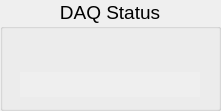
  <widget class="QGroupBox" name="groupBox_3" >
   <property name="geometry" >
    <rect>
     <x>9</x>
     <y>152</y>
     <width>221</width>
     <height>111</height>
    </rect>
   </property>
   <property name="maximumSize" >
    <size>
     <width>250</width>
     <height>170</height>
    </size>
   </property>
   <property name="font" >
    <font>
     <pointsize>14</pointsize>
    </font>
   </property>
   <property name="autoFillBackground" >
    <bool>false</bool>
   </property>
   <property name="title" >
    <string>DAQ Status</string>
   </property>
   <property name="alignment" >
    <set>Qt::AlignHCenter</set>
   </property>
   <property name="flat" >
    <bool>false</bool>
   </property>
   <property name="checkable" >
    <bool>false</bool>
   </property>
   <layout class="QGridLayout" >
    <item row="0" column="0" >
     <layout class="QHBoxLayout" >
      <property name="spacing" >
       <number>0</number>
      </property>
      <item>
       <widget class="CAImageMbbi" name="s1_8" >
        <property name="minimumSize" >
         <size>
          <width>20</width>
          <height>10</height>
         </size>
        </property>
        <property name="maximumSize" >
         <size>
          <width>30</width>
          <height>30</height>
         </size>
        </property>
        <property name="pvname" >
         <string>VBS_STATUS</string>
        </property>
        <property name="dmode" stdset="0" >
         <enum>CAImageMbbi::TrueFalse</enum>
        </property>
        <property name="falsepxm" stdset="0" >
         <pixmap resource="../bin/application.qrc" >:/images/DDS_MC_rect_off.png</pixmap>
        </property>
        <property name="truepxm" stdset="0" >
         <pixmap resource="../bin/application.qrc" >:/images/DDS_MC_rect_on.png</pixmap>
        </property>
        <property name="index" >
         <number>1</number>
        </property>
       </widget>
      </item>
      <item>
       <widget class="CAImageMbbi" name="s1_9" >
        <property name="minimumSize" >
         <size>
          <width>20</width>
          <height>10</height>
         </size>
        </property>
        <property name="maximumSize" >
         <size>
          <width>30</width>
          <height>30</height>
         </size>
        </property>
        <property name="pvname" >
         <string>VBS_STATUS</string>
        </property>
        <property name="dmode" stdset="0" >
         <enum>CAImageMbbi::TrueFalse</enum>
        </property>
        <property name="falsepxm" stdset="0" >
         <pixmap resource="../bin/application.qrc" >:/images/DDS_MC_rect_off.png</pixmap>
        </property>
        <property name="truepxm" stdset="0" >
         <pixmap resource="../bin/application.qrc" >:/images/DDS_MC_rect_on.png</pixmap>
        </property>
        <property name="index" >
         <number>2</number>
        </property>
       </widget>
      </item>
      <item>
       <widget class="CAImageMbbi" name="s1_10" >
        <property name="minimumSize" >
         <size>
          <width>20</width>
          <height>10</height>
         </size>
        </property>
        <property name="maximumSize" >
         <size>
          <width>30</width>
          <height>30</height>
         </size>
        </property>
        <property name="pvname" >
         <string>VBS_STATUS</string>
        </property>
        <property name="dmode" stdset="0" >
         <enum>CAImageMbbi::TrueFalse</enum>
        </property>
        <property name="falsepxm" stdset="0" >
         <pixmap resource="../bin/application.qrc" >:/images/DDS_MC_rect_off.png</pixmap>
        </property>
        <property name="truepxm" stdset="0" >
         <pixmap resource="../bin/application.qrc" >:/images/DDS_MC_rect_on.png</pixmap>
        </property>
        <property name="index" >
         <number>3</number>
        </property>
       </widget>
      </item>
      <item>
       <widget class="CAImageMbbi" name="s1_11" >
        <property name="minimumSize" >
         <size>
          <width>20</width>
          <height>10</height>
         </size>
        </property>
        <property name="maximumSize" >
         <size>
          <width>30</width>
          <height>30</height>
         </size>
        </property>
        <property name="pvname" >
         <string>VBS_STATUS</string>
        </property>
        <property name="dmode" stdset="0" >
         <enum>CAImageMbbi::TrueFalse</enum>
        </property>
        <property name="falsepxm" stdset="0" >
         <pixmap resource="../bin/application.qrc" >:/images/DDS_MC_rect_off.png</pixmap>
        </property>
        <property name="truepxm" stdset="0" >
         <pixmap resource="../bin/application.qrc" >:/images/DDS_MC_rect_on.png</pixmap>
        </property>
        <property name="index" >
         <number>4</number>
        </property>
       </widget>
      </item>
      <item>
       <widget class="CAImageMbbi" name="s1_12" >
        <property name="minimumSize" >
         <size>
          <width>20</width>
          <height>10</height>
         </size>
        </property>
        <property name="maximumSize" >
         <size>
          <width>30</width>
          <height>30</height>
         </size>
        </property>
        <property name="pvname" >
         <string>VBS_STATUS</string>
        </property>
        <property name="dmode" stdset="0" >
         <enum>CAImageMbbi::TrueFalse</enum>
        </property>
        <property name="falsepxm" stdset="0" >
         <pixmap resource="../bin/application.qrc" >:/images/DDS_MC_rect_off.png</pixmap>
        </property>
        <property name="truepxm" stdset="0" >
         <pixmap resource="../bin/application.qrc" >:/images/DDS_MC_rect_on.png</pixmap>
        </property>
        <property name="index" >
         <number>5</number>
        </property>
       </widget>
      </item>
      <item>
       <widget class="CAImageMbbi" name="s1_13" >
        <property name="minimumSize" >
         <size>
          <width>20</width>
          <height>10</height>
         </size>
        </property>
        <property name="maximumSize" >
         <size>
          <width>30</width>
          <height>30</height>
         </size>
        </property>
        <property name="pvname" >
         <string>VBS_STATUS</string>
        </property>
        <property name="dmode" stdset="0" >
         <enum>CAImageMbbi::TrueFalse</enum>
        </property>
        <property name="falsepxm" stdset="0" >
         <pixmap resource="../bin/application.qrc" >:/images/DDS_MC_rect_off.png</pixmap>
        </property>
        <property name="truepxm" stdset="0" >
         <pixmap resource="../bin/application.qrc" >:/images/DDS_MC_rect_on.png</pixmap>
        </property>
        <property name="index" >
         <number>6</number>
        </property>
       </widget>
      </item>
     </layout>
    </item>
    <item row="1" column="0" >
     <widget class="CALabel" name="s1_14" >
      <property name="minimumSize" >
       <size>
        <width>0</width>
        <height>25</height>
       </size>
      </property>
      <property name="maximumSize" >
       <size>
        <width>230</width>
        <height>35</height>
       </size>
      </property>
      <property name="palette" >
       <palette>
        <active>
         <colorrole role="WindowText" >
          <brush brushstyle="SolidPattern" >
           <color alpha="255" >
            <red>0</red>
            <green>0</green>
            <blue>0</blue>
           </color>
          </brush>
         </colorrole>
        </active>
        <inactive>
         <colorrole role="WindowText" >
          <brush brushstyle="SolidPattern" >
           <color alpha="255" >
            <red>0</red>
            <green>0</green>
            <blue>0</blue>
           </color>
          </brush>
         </colorrole>
        </inactive>
        <disabled>
         <colorrole role="WindowText" >
          <brush brushstyle="SolidPattern" >
           <color alpha="255" >
            <red>115</red>
            <green>115</green>
            <blue>115</blue>
           </color>
          </brush>
         </colorrole>
        </disabled>
       </palette>
      </property>
      <property name="font" >
       <font>
        <pointsize>12</pointsize>
        <weight>75</weight>
        <bold>true</bold>
       </font>
      </property>
      <property name="autoFillBackground" >
       <bool>true</bool>
      </property>
      <property name="alignment" >
       <set>Qt::AlignCenter</set>
      </property>
      <property name="wordWrap" >
       <bool>false</bool>
      </property>
      <property name="indent" >
       <number>5</number>
      </property>
      <property name="pvname" >
       <string>VBS_STATUS</string>
      </property>
      <property name="dmode" stdset="0" >
       <enum>CALabel::Choice</enum>
      </property>
      <property name="cmode" stdset="0" >
       <enum>CALabel::Alarm</enum>
      </property>
      <property name="ttdmode" stdset="0" >
       <enum>CALabel::Hide</enum>
      </property>
      <property name="dbrequest" stdset="0" >
       <enum>CALabel::DBRGSTR</enum>
      </property>
      <property name="messages" stdset="0" >
       <stringlist/>
      </property>
     </widget>
    </item>
   </layout>
  </widget>
